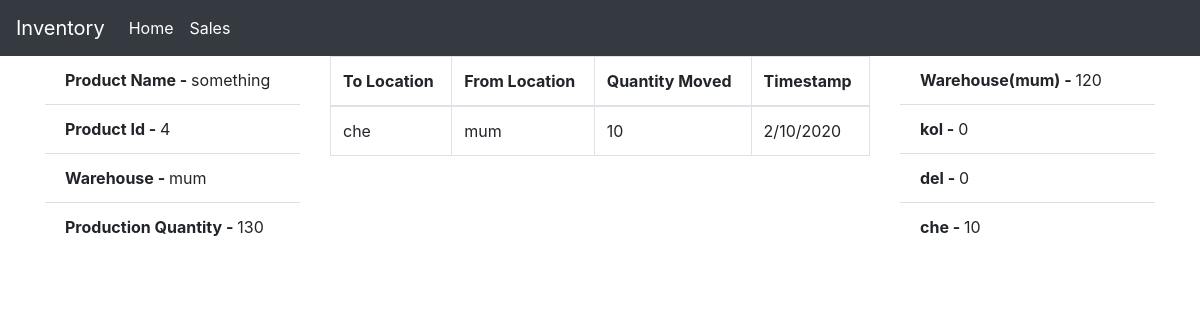
/report/4, run on the app's committed database.
### app.py (models this page shows)
class Product(db.Model):
    id = db.Column(db.Integer,primary_key=True, autoincrement=True)
    product_name = db.Column(db.String(200))
    product_type = db.Column(db.String(200))
    quantity = db.Column(db.String(200))
    warehouse = db.Column(db.String(200))
    movements = db.relationship('Movement', backref="user2")

class Movement(db.Model):
    id = db.Column(db.Integer, primary_key=True)
    timestamp = db.Column(db.String(200))
    to_location = db.Column(db.String(200))
    from_location = db.Column(db.String(200))
    product_id = db.Column(db.Integer, db.ForeignKey('product.id'))
    quantity = db.Column(db.Integer)

class Location(db.Model):
    id = db.Column(db.Integer,primary_key=True, autoincrement=True)
    location_name = db.Column(db.String(200))

### app.py (the view)
@app.route('/report/<int:id>',methods=["GET"])
def report(id):
    product_info= db.session.query(Product).filter(Product.id == id).all()
    locations = Location.query.all()
    location_info= db.session.query(Location).filter(Location.location_name != product_info[0].warehouse).all()
    movement_info= db.session.query(Product,Movement).filter(Movement.product_id == id, Product.id == id).all()
    warehouse_quant = int(product_info[0].quantity)
    final_repo=[]
    for i in locations:
        if i.location_name != product_info[0].warehouse:
            move_from= db.session.query(db.func.sum(Movement.quantity)).filter(Movement.from_location == i.location_name,  Movement.product_id == id).scalar()
            if move_from == None:
                move_from = 0
            move_to= db.session.query(db.func.sum(Movement.quantity)).filter(Movement.to_location == i.location_name,   Movement.product_id == id).scalar()
            if move_to == None:
                move_to = 0
            m = move_to - move_from
            warehouse_quant = warehouse_quant - m
            final_repo.append(m)
    final_location=[]
    for i in location_info:
        final_location.append(i.location_name)
    res={}
    for key in final_location:
        for value in final_repo:
            res[key] = value
            final_repo.remove(value)
            break
    return render_template('report.html',product_info=product_info,movement_info=movement_info,final_repo=final_repo,location_info=location_info,res=res,warehouse_quant=warehouse_quant)

### templates/report.html
{% extends 'index.html' %}
{% block content %}
<div class="row">
    <div class="col-lg-3">
        {% for i in product_info %}
        <ul class="list-group list-group-flush">
            <li class="list-group-item"><b>Product Name - </b>{{ i.product_name }}</li>
            <li class="list-group-item"><b>Product Id - </b>{{ i.id }}</li>
            <li class="list-group-item"><b>Warehouse - </b>{{ i.warehouse }}</li>
            <li class="list-group-item"><b>Production Quantity - </b>{{ i.quantity }}</li>
        </ul>
        {% endfor %}
    </div>
    <div class="col-lg-6">
        <table class="table table-bordered">
            <thead>
                <th>To Location</th>
                <th>From Location</th>
                <th>Quantity Moved</th>
                <th>Timestamp</th>
            </thead>
            <tbody>
                {% for i in movement_info %}
                <tr>
                    <td>{{ i.Movement.to_location }}</td>
                    <td>{{ i.Movement.from_location }}</td>
                    <td>{{ i.Movement.quantity }}</td>
                    <td>{{ i.Movement.timestamp }}</td>
                </tr>
                {% endfor %}
            </tbody>
        </table>
    </div>
    <div class="col-lg-3">
        <ul class="list-group list-group-flush">
            <li class="list-group-item"><b>Warehouse({{ product_info[0].warehouse }}) - </b>{{ warehouse_quant }}</li>
            {% for key, value in res.items() %}
            <li class="list-group-item"><b>{{ key }} - </b>{{ value }}</li>
            {% endfor %}
        </ul>
    </div>
</div>
{% endblock %}

### data on the page
Product: product_name "something", id "4", warehouse "mum", quantity "130", Movement.to_location "che", Movement.from_location "mum", Movement.quantity "10", Movement.timestamp "2/10/2020"
Location: location_name "kol", value "0"
Location: location_name "del", value "0"
Location: location_name "che", value "10"

### other printed values
{{ warehouse_quant }} "120"
